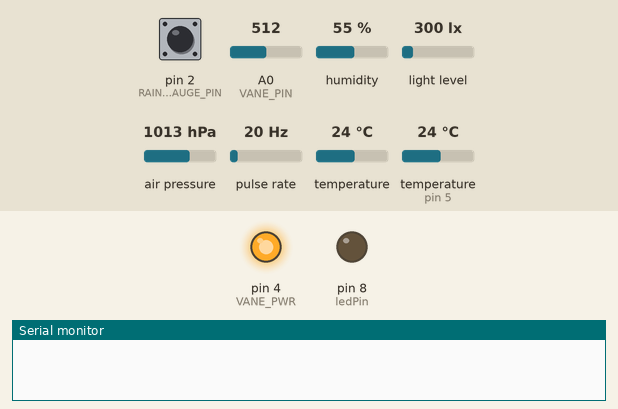
This sketch was run on a simulated Arduino Uno, built with avr-gcc and run on an emulated ATmega328P. Shown: output pins drawn as LEDs (lit = HIGH), the last lines printed to the serial monitor. Wiring (inferred from the names in the program): pulse sensor: data pin 3. The test bench sets the inputs (shaded band); at power-on: pin 2 (RAIN_GAUGE_PIN) HIGH, A0 (VANE_PIN) = 512, humidity 55 %, light level 300 lx, air pressure 1013 hPa, pulse rate 20 Hz, temperature 24 °C, temperature (sensor on pin 5) 24 °C. No radio packets arrive unless stated.

Above: at 0.07 s.
At 0.5 s:
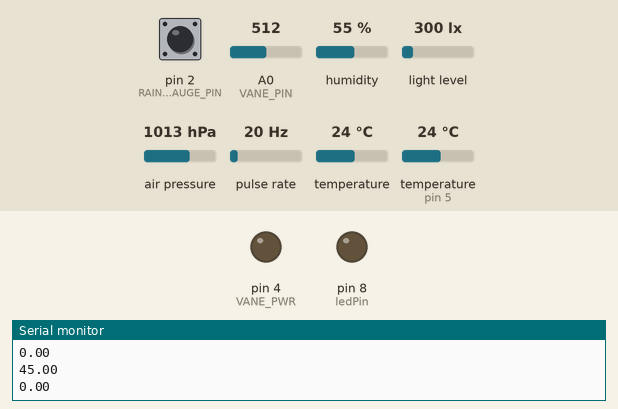
At 16.0 s:
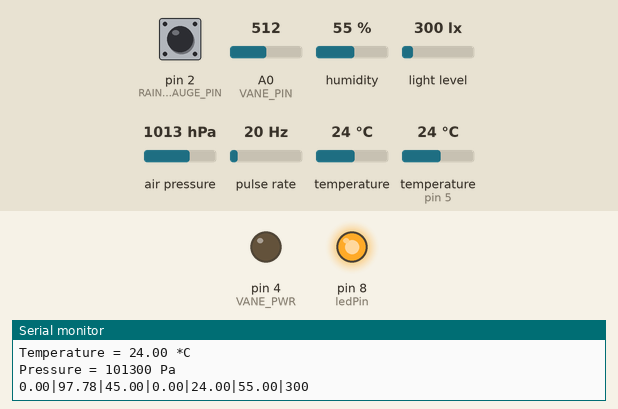
Timing chart, 0 to 18.2 s (numbered marks = the images above):
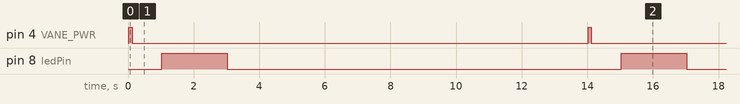

The sketch:

server.ino
```cpp
#include <SPI.h>
#include <nRF24L01.h>
#include <RF24.h>
#include <RF24_config.h>
#include <Wire.h>
#include <BH1750.h>
BH1750 lightMeter;
#include <DallasTemperature.h>
#include <OneWire.h>
#include <Adafruit_BMP085.h>
Adafruit_BMP085 bmp;
#include "SparkFunHTU21D.h"
HTU21D myHumidity;
/*
This sketch sends a string to a corresponding Arduino
with nrf24 attached.  It appends a specific value
(2 in this case) to the end to signify the end of the
message.
*/

// Set up the inputs and the interrupts
#define ANEMOMETER_PIN 3
#define ANEMOMETER_INT 1
#define VANE_PWR 4
#define VANE_PIN A0
#define RAIN_GAUGE_PIN 2
#define RAIN_GAUGE_INT 0


int msg[1];
RF24 radio(9,10);
const uint64_t pipe = 0xE8E8F0F0E1LL;

const int pinCidlaDS = 5;
// vytvoření instance oneWireDS z knihovny OneWire
OneWire oneWireDS(pinCidlaDS);
// vytvoření instance senzoryDS z knihovny DallasTemperature
DallasTemperature senzoryDS(&oneWireDS);
int ledPin = 8; //vybere pin pro připojené LED diody

void setup(void){

  setupWeatherInts();
  Serial.begin(9600);
  senzoryDS.begin();
  radio.begin();
  radio.openWritingPipe(pipe);
  pinMode(ledPin, OUTPUT);  //nastaví ledPin jako výstupní
  lightMeter.begin();
  if (!bmp.begin()) {
  Serial.println("Could not find a valid BMP085 sensor, check wiring!");
  }
  myHumidity.begin();

  }
void loop(void){


  double rychlostvetra1 = getUnitRain();
  double rychlostvetra2 = getGust();
  double smervetra = getWindVane();
  double zrazky = getUnitRain();

  Serial.println(rychlostvetra1);
  Serial.println(rychlostvetra2);
  Serial.println(smervetra);
  Serial.println(zrazky);

  senzoryDS.requestTemperatures();
  Serial.print(senzoryDS.getTempCByIndex(0));

  uint16_t lux = lightMeter.readLightLevel();
  Serial.print("Aktualne intenzita svetla je: ");
  Serial.print(lux);
  Serial.println(" lux");

  Serial.print("Temperature = ");
  Serial.print(bmp.readTemperature());
  Serial.println(" *C");

  Serial.print("Pressure = ");
  Serial.print(bmp.readPressure());
  Serial.println(" Pa");

  // Calculate altitude assuming 'standard' barometric
  // pressure of 1013.25 millibar = 101325 Pascal


  float humd = myHumidity.readHumidity();
  float temp = myHumidity.readTemperature();


  //String theMessage = String(rychlostvetra1)+"|"+String(rychlostvetra2)+"|"+String(smervetra)+"|"+ String(zrazky)+"|"+ String(senzoryDS.getTempCByIndex(0));
  String theMessage = String(rychlostvetra1)+"|"+String(rychlostvetra2)+"|"+String(smervetra)+"|"+ String(zrazky)+"|"+ String(senzoryDS.getTempCByIndex(0))+"|"+ String(humd)+"|"+ String(lux);
  //String theMessage = String(rychlostvetra1)+"|"+String(rychlostvetra2)+"|"+String(smervetra)+"|45678666";
  //String theMessage = String(rychlostvetra1)+"|"+String(rychlostvetra2)+"|"+String(smervetra)+"|45678";
  //String theMessage = " 260719937020";
  int messageSize = theMessage.length();
  for (int i = 0; i < messageSize; i++) {
    int charToSend[1];
    charToSend[0] = theMessage.charAt(i);
    radio.write(charToSend,1);
  }
  Serial.println(theMessage);
//send the 'terminate string' value...
  msg[0] = 2;
  radio.write(msg,1);
  digitalWrite(8, HIGH);   // rozsvítí LED diodu, HIGH nastavuje výstupní napětí
  delay(2000);              // nastaví dobu svícení na 1000ms(1s)
  digitalWrite(8, LOW);    // vypne LED diodu, LOW nastaví výstupní napětí na 0V
  delay(10000);
  radio.write(msg,1);

/*delay sending for a short period of time.  radio.powerDown()/radio.powerupp
//with a delay in between have worked well for this purpose(just using delay seems to
//interrupt the transmission start). However, this method could still be improved
as I still get the first character 'cut-off' sometimes. I have a 'checksum' function
on the receiver to verify the message was successfully sent.
*/
  radio.powerDown();
//  delay(60000);
  delay(1000);
  radio.powerUp();


}


void setupWeatherInts()
{
  pinMode(ANEMOMETER_PIN,INPUT);
  digitalWrite(ANEMOMETER_PIN,HIGH);  // Turn on the internal Pull Up Resistor
  pinMode(RAIN_GAUGE_PIN,INPUT);
  digitalWrite(RAIN_GAUGE_PIN,HIGH);  // Turn on the internal Pull Up Resistor
  pinMode(VANE_PWR,OUTPUT);
  digitalWrite(VANE_PWR,LOW);
  attachInterrupt(ANEMOMETER_INT,anemometerClick,FALLING);
  attachInterrupt(RAIN_GAUGE_INT,rainGageClick,FALLING);
  interrupts();
}

// ---------------------
// Wind speed (anemometer)

#define WIND_FACTOR 2.4
#define TEST_PAUSE 60000

volatile unsigned long anem_count=0;
volatile unsigned long anem_last=0;
volatile unsigned long anem_min=0xffffffff;

double getUnitWind()
{
  unsigned long reading=anem_count;
  anem_count=0;
  return (WIND_FACTOR*reading)/(TEST_PAUSE/1000);
}

double getGust()
{

  unsigned long reading=anem_min;
  anem_min=0xffffffff;
  double time=reading/1000000.0;

  return (1/(reading/1000000.0))*WIND_FACTOR;
}

void anemometerClick()
{
  long thisTime=micros()-anem_last;
  anem_last=micros();
  if(thisTime>500)
  {
    anem_count++;
    if(thisTime<anem_min)
    {
      anem_min=thisTime;
    }

  }
}

// ---------------------
// Wind direction (vane)

static const int vaneValues[] PROGMEM={66,84,92,127,184,244,287,406,461,600,631,702,786,827,889,946};
static const int vaneDirections[] PROGMEM={1125,675,900,1575,1350,2025,1800,225,450,2475,2250,3375,0,2925,3150,2700};

double getWindVane()
{
  analogReference(DEFAULT);
  digitalWrite(VANE_PWR,HIGH);
  delay(100);
  for(int n=0;n<10;n++)
  {
    analogRead(VANE_PIN);
  }

  unsigned int reading=analogRead(VANE_PIN);
  digitalWrite(VANE_PWR,LOW);
  unsigned int lastDiff=2048;

  for (int n=0;n<16;n++)
  {
    int diff=reading-pgm_read_word(&vaneValues[n]);
    diff=abs(diff);
    if(diff==0)
       return pgm_read_word(&vaneDirections[n])/10.0;

    if(diff>lastDiff)
    {
      return pgm_read_word(&vaneDirections[n-1])/10.0;
    }

    lastDiff=diff;
 }

  return pgm_read_word(&vaneDirections[15])/10.0;

}

// ---------------------
// Rain gauge

#define RAIN_FACTOR 0.65

volatile unsigned long rain_count=0;
volatile unsigned long rain_last=0;

double getUnitRain()
{

  unsigned long reading=rain_count;
  rain_count=0;
  double unit_rain=reading*RAIN_FACTOR;

  return unit_rain;
}

void rainGageClick()
{
    long thisTime=micros()-rain_last;
    rain_last=micros();
    if(thisTime>500)
    {
      rain_count++;
    }
}
```

Measured:
- by itself, pin 4 (VANE_PWR): alternates HIGH for 0.10 s and LOW for 13.9 s
- by itself, pin 8 (ledPin): alternates HIGH for 2.0 s and LOW for 12.0 s
- by itself, everything shown: repeats every 14.0 s, in 4 steps
